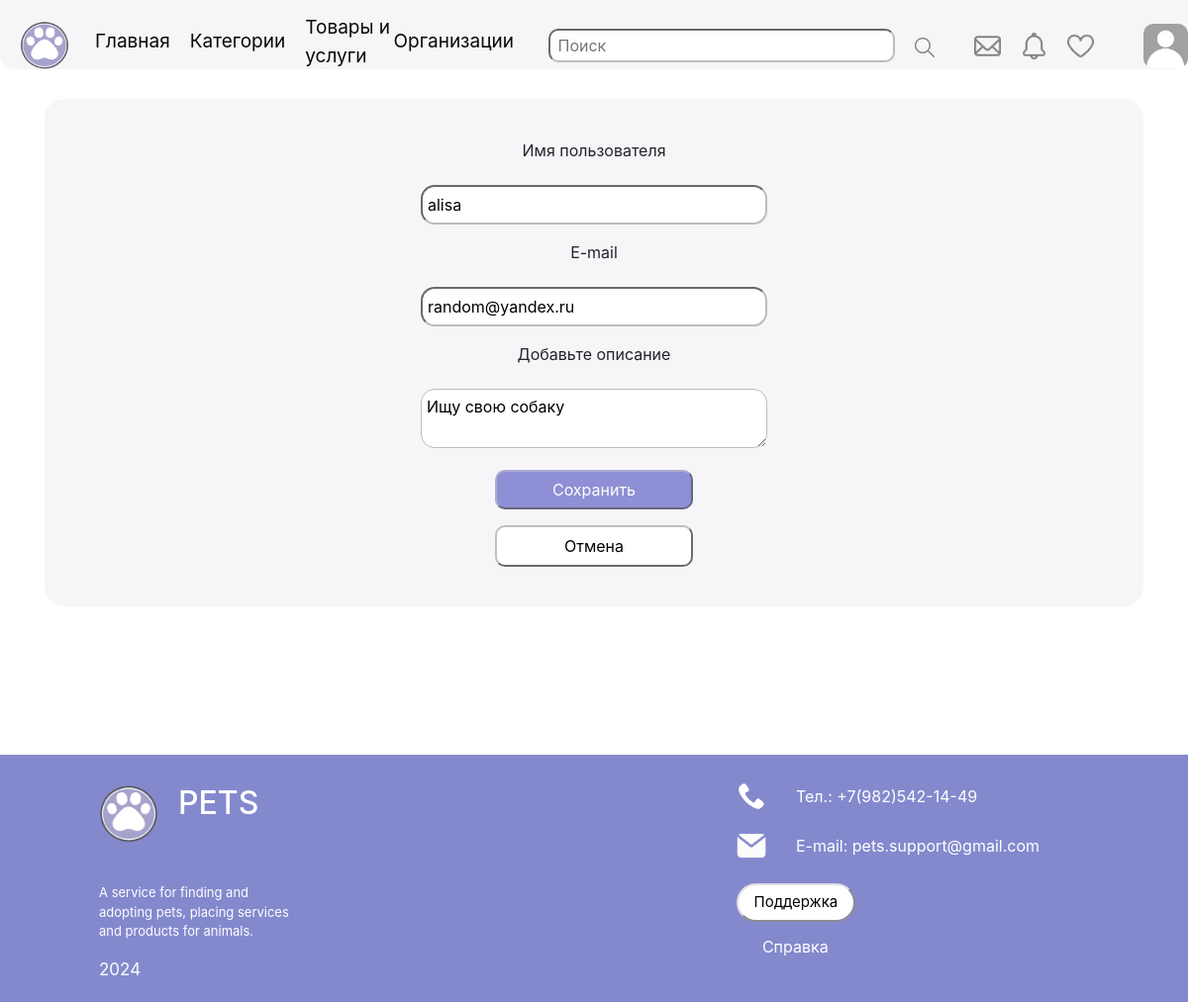
Screenshot of /edit_profile (signed in) with the database file from the repository.
### data/users.py (models this page shows, shortened)
class User(SqlAlchemyBase, UserMixin):
    __tablename__ = 'users'
    id = sqlalchemy.Column(sqlalchemy.Integer,
                           primary_key=True, autoincrement=True)
    name = sqlalchemy.Column(sqlalchemy.String, nullable=False)
    about = sqlalchemy.Column(sqlalchemy.String, nullable=True)
    photo = sqlalchemy.Column(sqlalchemy.String, nullable=True)
    email = sqlalchemy.Column(sqlalchemy.String,
                              index=True, unique=True, nullable=False)
    hashed_password = sqlalchemy.Column(sqlalchemy.String, nullable=False)
    created_date = sqlalchemy.Column(sqlalchemy.DateTime,
                                     default=datetime.datetime.now)
    posts = orm.relationship("Post", back_populates='user')
    city = sqlalchemy.Column(sqlalchemy.String, default='Москва')

### main.py (the view)
@app.route('/edit_profile', methods=['GET', 'POST'])
def edit():
    if current_user.is_authenticated:
        form = EditForm()
        if request.method == 'POST':
            db_sess = db_session.create_session()
            if db_sess.query(User).filter(
                    User.email == form.email.data).first() and form.email.data != current_user.email:
                return render_template('change_profile.html', title='Редактирование',
                                       form=form,
                                       message="Почта телефона уже используется")
            s = db_sess.query(User).filter(User.id == current_user.id).first()
            s.name = form.name.data
            current_user.name = form.name.data
            s.email = form.email.data
            current_user.email = form.email.data
            s.about = form.about.data
            current_user.about = form.about.data
            db_sess.merge(current_user)
            db_sess.commit()
            return redirect("/profile")
        else:
            form.email.data = current_user.email
            form.name.data = current_user.name
            form.about.data = current_user.about
        return render_template('change_profile.html', title='Редактирование', form=form)
    return redirect("/autorization")

### forms/edit.py
class EditForm(FlaskForm):
    email = EmailField('E-mail', validators=[Email(), Length(max=40)])
    name = StringField('Имя пользователя', validators=[DataRequired(), Length(max=18)])
    about = TextAreaField("Добавьте описание", validators=[Length(max=150)])
    submit = SubmitField('Сохранить')

### data/db_session.py (called while the page is built)
def create_session() -> Session:
    global __factory
    return __factory()

### main.py (called while the page is built)
@login_manager.user_loader
def load_user(user_id):
    db_sess = db_session.create_session()
    return db_sess.query(User).get(user_id)

### templates/change_profile.html (shortened to what this page needs)
{% extends "base.html" %}
{% block content %}
<div class="content" style="justify-content: center; text-align: center">
    <form action="" method="post" enctype="multipart/form-data" >
        <p>
            {{ form.name.label}}<br>
            {{ form.name(class="form_login")}}<br>
        </p>
        <p>
            {{ form.email.label}}<br>
            {{ form.email (class="form_login")}}<br>
        </p>
        <p>
            {{ form.about.label }}<br>
            {{ form.about(class="form_login2")}}<br>
        </p>
        <p>{{ form.submit (class='butt2')}}</p>
    </form>
    <a href="/profile">
        <button class="cancel" style="width: 200px; margin-left: 20px;"> Отмена</button>
    </a>
</div>
{% endblock %}

### static/css/style.css (style rules this page uses)
.content { border-radius: 20px; background-color: #f6f5f7; display: block; justify-content: start; text-align: start; padding: 40px; margin-top: 30px; }
.butt2 { color: #fff; background: #8F8FD6; border-radius: 10px; border-color: #ACAED2; justify-items: center; outline:none; padding: 6px; width: 200px; }
.cancel { background: #fff; border-radius: 10px; text-align: center; border-color: #BFBFBF; padding: 7px; margin-right: 20px; width: 30%; }
.form_login { padding: 5px; font-size: 16px; width: 350px; height: 40px; border-radius: 14px; border-color: #BDBDBD; margin-top: 15px; }
.form_login2 { padding: 5px; font-size: 16px; width: 350px; height: 60px; border-radius: 14px; border-color: #BDBDBD; margin-top: 15px; }

### rows the page displays
User: name "alisa", email "random@yandex.ru", about "Ищу свою собаку"
